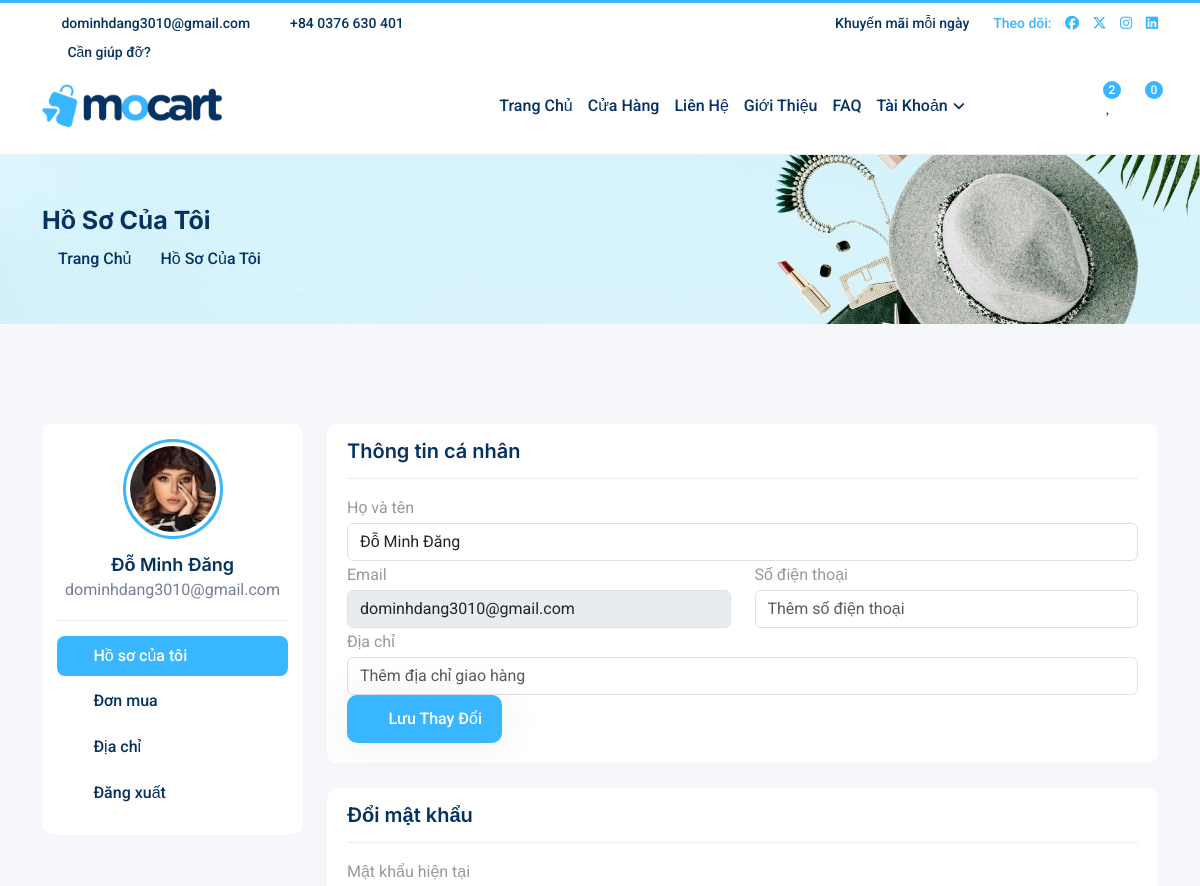
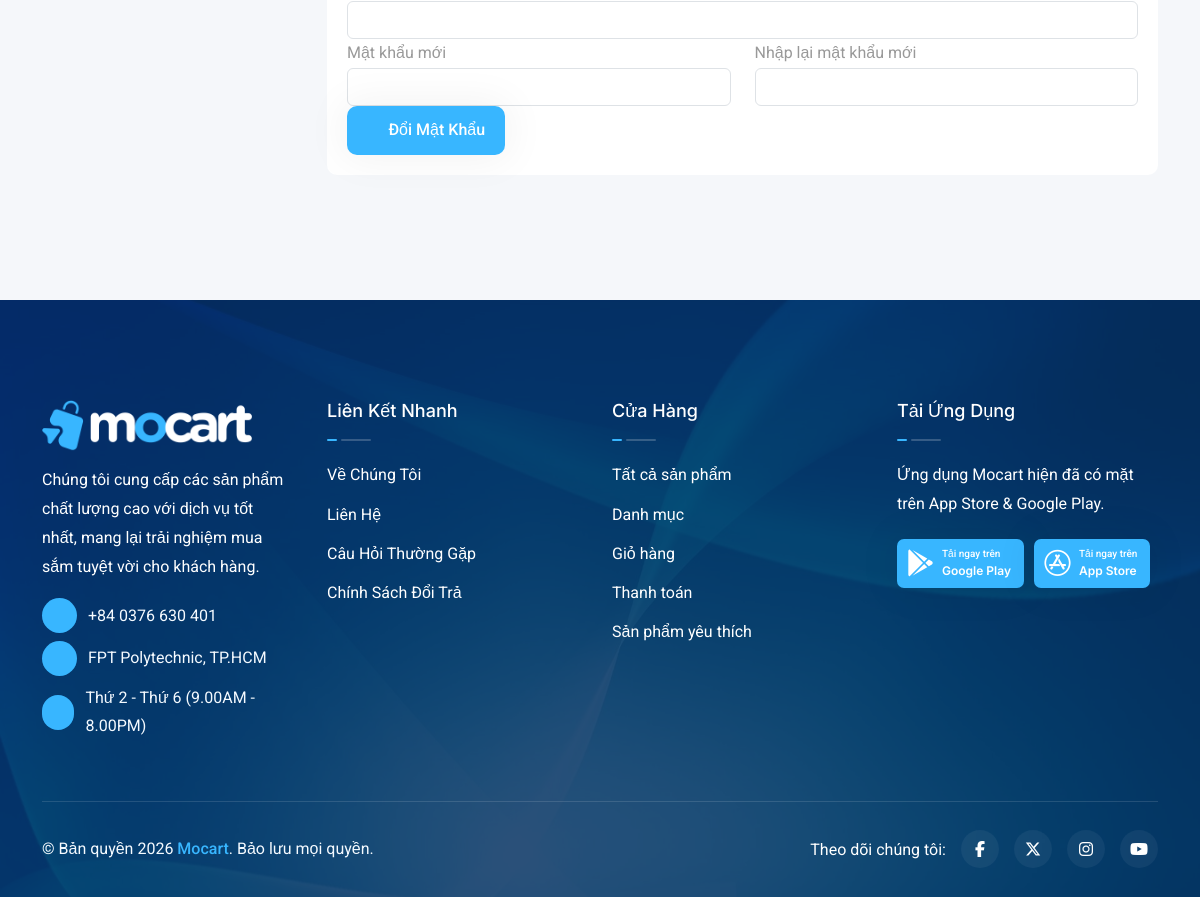
/ho-so (signed in), run on the app's committed database (2 pictures, top to bottom).
### tables this page shows
CREATE TABLE `users` (
  `id` int(11) NOT NULL,
  `name` varchar(255) NOT NULL,
  `email` varchar(255) NOT NULL,
  `password` varchar(255) NOT NULL,
  `role` tinyint(4) DEFAULT '0' COMMENT '0: Customer, 1: Admin, 2: Staff',
  `balance` decimal(15,2) DEFAULT '0.00',
  `status` tinyint(4) DEFAULT '1',
  `created_at` timestamp NULL DEFAULT CURRENT_TIMESTAMP,
  `updated_at` timestamp NULL DEFAULT CURRENT_TIMESTAMP ON UPDATE CURRENT_TIMESTAMP
);

### app/Controllers/AccountController.php (called while the page is built, shortened)
<?php
class AccountController extends Controller
{
    private $userModel;
    public function __construct()
    {
        $this->userModel = $this->model("User");
    }
    public function profile()
    {
        $userId = $_SESSION['user_id'];
        $user = $this->userModel->find($userId);
        $data = [
            'user' => $user,
            'title' => 'Hồ sơ cá nhân'
        ];
        $this->view("account/profile", $data);
    }
}

### core/App.php (called while the page is built, shortened)
<?php
class App
{
    protected $controller = "Home";
    protected $action = "index";
    protected $folder = "";
    function __construct()
    {
        $arr = $this->UrlProcess();
        if (isset($arr[0]) && $arr[0] != "") {
            $controllerName = ucfirst($arr[0]);
            $physicalSubFolder = str_replace("\\", "/", $this->folder);
            $filePrefix = ($this->folder === "Api\\") ? "Api" : "";
            $checkPath = "../app/Controllers/" . $physicalSubFolder . $filePrefix . $controllerName . "Controller.php";
            if (file_exists($checkPath)) {
                $this->controller = $filePrefix . $controllerName;
                unset($arr[0]);
            }
        }
        $controllerClass = "\\App\\Controllers\\" . $this->folder . $this->controller . "Controller";
        if (class_exists($controllerClass)) {
            $this->controller = new $controllerClass;
        } else {
            die("Lỗi: Không tìm thấy class $controllerClass.");
        }
        if (isset($arr[1])) {
            if (method_exists($this->controller, $arr[1])) {
                $this->action = $arr[1];
            }
            unset($arr[1]);
        }
        $this->params = $arr ? array_values($arr) : [];
        call_user_func_array([$this->controller, $this->action], $this->params);
    }
    function UrlProcess()
    {
        if (isset($_GET["url"])) {
            $url = trim($_GET["url"], "/");
            $urlArray = explode("/", filter_var($url, FILTER_SANITIZE_URL));
            require "../app/Config/routes.php";
            if (isset($urlArray[0]) && isset($routes[$urlArray[0]])) {
                $realRoute = $routes[$urlArray[0]];
                $urlArray[0] = $realRoute;
            }
            $newUrl = implode("/", $urlArray);
            return explode("/", $newUrl);
        }
        return [];
    }
}

### public/index.php (called while the page is built, shortened)
<?php
$myApp = new App();
?>

### core/BaseModel.php (called while the page is built, shortened)
<?php
class BaseModel {
    protected $conn;
    protected $table;
    protected $primaryKey = 'id';
    public function __construct() {
        $dbFactory = new Database();
        $this->conn = $dbFactory->getConnection();
    }
    public function find($id) {
        $query = "SELECT * FROM {$this->table} WHERE {$this->primaryKey} = :id LIMIT 1";
        $stmt = $this->conn->prepare($query);
        $stmt->bindParam(':id', $id);
        $stmt->execute();
        return $stmt->fetch(PDO::FETCH_ASSOC);
    }
}

### core/Database.php (called while the page is built, shortened)
<?php
class Database {
    private $host = DB_HOST;
    private $db_name = DB_NAME;
    private $username = DB_USER;
    private $password = DB_PASS;
    public function getConnection() {
        $this->conn = null;
        try {
            $dsn = "mysql:host=" . $this->host . ";dbname=" . $this->db_name . ";charset=utf8mb4";
            $options = [
                PDO::ATTR_ERRMODE            => PDO::ERRMODE_EXCEPTION,
                PDO::ATTR_DEFAULT_FETCH_MODE => PDO::FETCH_ASSOC,
                PDO::ATTR_EMULATE_PREPARES   => false,
            ];
            $this->conn = new PDO($dsn, $this->username, $this->password, $options);
        } catch(PDOException $e) {
            echo "Lỗi kết nối Database: " . $e->getMessage();
            die();
        }
        return $this->conn;
    }
}
?>

### app/Views/account/profile.php (the view, shortened to what this page needs)
<?php require_once "../app/Views/layout/header.php"; ?>
<main class="main">
    <div class="site-breadcrumb">
        <div class="site-breadcrumb-bg" style="background: url(<?= BASE_URL ?>public/assets/img/breadcrumb/01.jpg)"></div>
        <div class="container">
            <div class="site-breadcrumb-wrap">
                <h4 class="breadcrumb-title">Hồ Sơ Của Tôi</h4>
                <ul class="breadcrumb-menu">
                    <li><a href="<?= BASE_URL ?>"><i class="far fa-home"></i> Trang chủ</a></li>
                    <li class="active">Hồ sơ của tôi</li>
                </ul>
            </div>
        </div>
    </div>
    <div class="user-area bg-2 py-100">
        <div class="container">
            <div class="row">
                <div class="col-lg-3">
                    <div class="sidebar">
                        <div class="sidebar-top">
                            <div class="sidebar-profile-img">
                                <img src="<?= BASE_URL ?>public/assets/img/account/03.jpg" alt="">
                                </div>
                            <h5><?= htmlspecialchars($user['name'] ?? 'Khách') ?></h5>
                            <p><?= htmlspecialchars($user['email'] ?? '') ?></p>
                        </div>
                        <ul class="sidebar-list">
                            <li><a class="active" href="<?= BASE_URL ?>profile"><i class="far fa-user"></i> Hồ sơ của tôi</a></li>
                            <li><a href="<?= BASE_URL ?>account/orders"><i class="far fa-shopping-bag"></i> Đơn mua</a></li>
                            <li><a href="<?= BASE_URL ?>account/address"><i class="far fa-map-marker-alt"></i> Địa chỉ</a></li>
                            <li><a href="<?= BASE_URL ?>logout"><i class="far fa-sign-out"></i> Đăng xuất</a></li>
                        </ul>
                    </div>
                </div>
                <div class="col-lg-9">
                    <div class="user-wrapper">
                        <div class="row">
                            <div class="col-lg-12">
                                <div class="user-card">
                                    <h4 class="user-card-title">Thông tin cá nhân</h4>
                                    <form action="<?= BASE_URL ?>update-profile" method="POST">
                                        <div class="row">
                                            <div class="col-md-12">
                                                <div class="form-group">
                                                    <label>Họ và tên</label>
                                                    <input type="text" name="full_name" class="form-control" value="<?= htmlspecialchars($user['name']) ?>" required>
                                                </div>
                                            </div>
                                            <div class="col-md-6">
                                                <div class="form-group">
                                                    <label>Email</label>
                                                    <input type="text" class="form-control" value="<?= htmlspecialchars($user['email']) ?>" readonly style="background-color: #e9ecef;">
                                                </div>
                                            </div>
                                            <div class="col-md-6">
                                                <div class="form-group">
                                                    <label>Số điện thoại</label>
                                                    <input type="text" name="phone" class="form-control" value="<?= htmlspecialchars($user['phone'] ?? '') ?>" placeholder="Thêm số điện thoại">
                                                </div>
                                            </div>
                                            <div class="col-md-12">
                                                <div class="form-group">
                                                    <label>Địa chỉ</label>
                                                    <input type="text" name="address" class="form-control" value="<?= htmlspecialchars($user['address'] ?? '') ?>" placeholder="Thêm địa chỉ giao hàng">
                                                </div>
                                            </div>
                                        </div>
                                        <button type="submit" class="theme-btn"><span class="far fa-user"></span> Lưu thay đổi</button>
                                    </form>
                                </div>
                            </div>
                            <div class="col-lg-12">
                                <div class="user-card">
                                    <h4 class="user-card-title">Đổi mật khẩu</h4>
                                    <form action="<?= BASE_URL ?>change-password" method="POST">
                                        <div class="row">
                                            <div class="col-md-12">
                                                <div class="form-group">
                                                    <label>Mật khẩu hiện tại</label>
                                                    <input type="password" name="current_password" class="form-control" required>
                                                </div>
                                            </div>
                                            <div class="col-md-6">
                                                <div class="form-group">
                                                    <label>Mật khẩu mới</label>
                                                    <input type="password" name="new_password" class="form-control" required>
                                                </div>
                                            </div>
                                            <div class="col-md-6">
                                                <div class="form-group">
                                                    <label>Nhập lại mật khẩu mới</label>
                                                    <input type="password" name="confirm_password" class="form-control" required>
                                                </div>
                                            </div>
                                        </div>
                                        <button type="submit" class="theme-btn"><span class="far fa-key"></span> Đổi mật khẩu</button>
                                    </form>
                                </div>
                            </div>
                        </div>
                    </div>
                </div>
            </div>
        </div>
    </div>
</main>
<?php require_once "../app/Views/layout/footer.php"; ?>

### data on the page
users: name "Đỗ Minh Đăng", email "dominhdang3010@gmail.com", full_name "Đỗ Minh Đăng"

### other printed values
$_SESSION['user_email'] "dominhdang3010@gmail.com"
